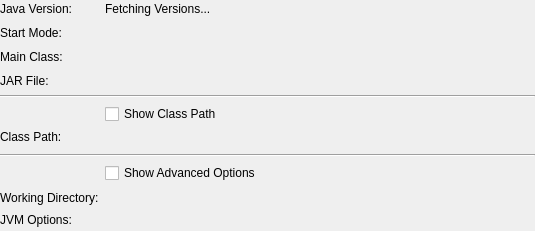
<?xml version="1.0" encoding="UTF-8"?>
<ui version="4.0">
 <class>ProgramInfoJava</class>
 <widget class="QWidget" name="ProgramInfoJava">
  <property name="geometry">
   <rect>
    <x>0</x>
    <y>0</y>
    <width>535</width>
    <height>231</height>
   </rect>
  </property>
  <property name="windowTitle">
   <string>Form</string>
  </property>
  <layout class="QVBoxLayout" name="verticalLayout">
   <property name="margin">
    <number>0</number>
   </property>
   <item>
    <layout class="QGridLayout" name="gridLayout">
     <item row="0" column="0">
      <widget class="QLabel" name="label_version_title">
       <property name="text">
        <string>Java Version:</string>
       </property>
      </widget>
     </item>
     <item row="1" column="0">
      <widget class="QLabel" name="label_2">
       <property name="text">
        <string>Start Mode:</string>
       </property>
      </widget>
     </item>
     <item row="2" column="0">
      <widget class="QLabel" name="label_main_class_title">
       <property name="text">
        <string>Main Class:</string>
       </property>
      </widget>
     </item>
     <item row="3" column="0">
      <widget class="QLabel" name="label_jar_file_title">
       <property name="text">
        <string>JAR File:</string>
       </property>
      </widget>
     </item>
     <item row="9" column="0">
      <widget class="QLabel" name="label_working_directory_title">
       <property name="text">
        <string>Working Directory:</string>
       </property>
      </widget>
     </item>
     <item row="7" column="0" colspan="2">
      <widget class="Line" name="line">
       <property name="orientation">
        <enum>Qt::Horizontal</enum>
       </property>
      </widget>
     </item>
     <item row="0" column="1">
      <widget class="QLabel" name="label_version">
       <property name="sizePolicy">
        <sizepolicy hsizetype="Preferred" vsizetype="Preferred">
         <horstretch>1</horstretch>
         <verstretch>0</verstretch>
        </sizepolicy>
       </property>
       <property name="text">
        <string>Fetching Versions...</string>
       </property>
       <property name="textFormat">
        <enum>Qt::PlainText</enum>
       </property>
       <property name="textInteractionFlags">
        <set>Qt::LinksAccessibleByMouse|Qt::TextSelectableByKeyboard|Qt::TextSelectableByMouse</set>
       </property>
      </widget>
     </item>
     <item row="1" column="1">
      <widget class="QLabel" name="label_start_mode">
       <property name="sizePolicy">
        <sizepolicy hsizetype="Preferred" vsizetype="Preferred">
         <horstretch>1</horstretch>
         <verstretch>0</verstretch>
        </sizepolicy>
       </property>
       <property name="text">
        <string>&lt;start-mode&gt;</string>
       </property>
       <property name="textFormat">
        <enum>Qt::PlainText</enum>
       </property>
       <property name="textInteractionFlags">
        <set>Qt::LinksAccessibleByMouse|Qt::TextSelectableByKeyboard|Qt::TextSelectableByMouse</set>
       </property>
      </widget>
     </item>
     <item row="2" column="1">
      <widget class="QLabel" name="label_main_class">
       <property name="text">
        <string>&lt;main-class&gt;</string>
       </property>
       <property name="textFormat">
        <enum>Qt::PlainText</enum>
       </property>
       <property name="textInteractionFlags">
        <set>Qt::LinksAccessibleByMouse|Qt::TextSelectableByKeyboard|Qt::TextSelectableByMouse</set>
       </property>
      </widget>
     </item>
     <item row="3" column="1">
      <widget class="QLabel" name="label_jar_file">
       <property name="text">
        <string>&lt;jar-file&gt;</string>
       </property>
       <property name="textFormat">
        <enum>Qt::PlainText</enum>
       </property>
       <property name="textInteractionFlags">
        <set>Qt::LinksAccessibleByMouse|Qt::TextSelectableByKeyboard|Qt::TextSelectableByMouse</set>
       </property>
      </widget>
     </item>
     <item row="9" column="1">
      <widget class="QLabel" name="label_working_directory">
       <property name="text">
        <string>&lt;working-directory&gt;</string>
       </property>
       <property name="textFormat">
        <enum>Qt::PlainText</enum>
       </property>
       <property name="textInteractionFlags">
        <set>Qt::LinksAccessibleByMouse|Qt::TextSelectableByKeyboard|Qt::TextSelectableByMouse</set>
       </property>
      </widget>
     </item>
     <item row="8" column="1">
      <widget class="QCheckBox" name="check_show_advanced_options">
       <property name="text">
        <string>Show Advanced Options</string>
       </property>
      </widget>
     </item>
     <item row="10" column="0">
      <widget class="QLabel" name="label_options_title">
       <property name="text">
        <string>JVM Options:</string>
       </property>
       <property name="alignment">
        <set>Qt::AlignLeading|Qt::AlignLeft|Qt::AlignTop</set>
       </property>
      </widget>
     </item>
     <item row="10" column="1">
      <widget class="QLabel" name="label_options">
       <property name="text">
        <string>&lt;jvm-options&gt;</string>
       </property>
       <property name="textFormat">
        <enum>Qt::PlainText</enum>
       </property>
       <property name="textInteractionFlags">
        <set>Qt::LinksAccessibleByMouse|Qt::TextSelectableByKeyboard|Qt::TextSelectableByMouse</set>
       </property>
      </widget>
     </item>
     <item row="5" column="1">
      <widget class="QCheckBox" name="check_show_class_path">
       <property name="text">
        <string>Show Class Path</string>
       </property>
      </widget>
     </item>
     <item row="4" column="0" colspan="2">
      <widget class="Line" name="line_2">
       <property name="orientation">
        <enum>Qt::Horizontal</enum>
       </property>
      </widget>
     </item>
     <item row="6" column="0">
      <widget class="QLabel" name="label_class_path_title">
       <property name="text">
        <string>Class Path:</string>
       </property>
       <property name="alignment">
        <set>Qt::AlignLeading|Qt::AlignLeft|Qt::AlignTop</set>
       </property>
      </widget>
     </item>
     <item row="6" column="1">
      <widget class="QLabel" name="label_class_path">
       <property name="text">
        <string>&lt;class-path&gt;</string>
       </property>
       <property name="textFormat">
        <enum>Qt::PlainText</enum>
       </property>
       <property name="textInteractionFlags">
        <set>Qt::LinksAccessibleByMouse|Qt::TextSelectableByKeyboard|Qt::TextSelectableByMouse</set>
       </property>
      </widget>
     </item>
    </layout>
   </item>
  </layout>
 </widget>
 <resources/>
 <connections/>
</ui>
